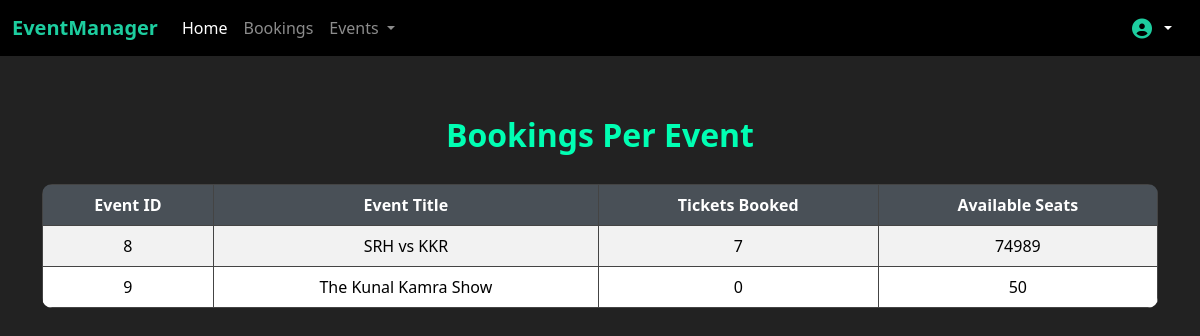
Page /admin/bookings.php on the committed database.
### tables this page shows
CREATE TABLE `events` (
  `id` int NOT NULL AUTO_INCREMENT,
  `title` varchar(150) NOT NULL,
  `description` text,
  `detail_desc` text,
  `date` date NOT NULL,
  `duration` int DEFAULT NULL,
  `layout` enum('outdoor','indoor') DEFAULT NULL,
  `seating` enum('seated','standing') DEFAULT NULL,
  `kid_friendly` enum('yes','no') DEFAULT 'no',
  `pet_friendly` enum('yes','no') DEFAULT 'no',
  `venue` varchar(150) NOT NULL,
  `available_seats` int NOT NULL,
  `image` varchar(255) DEFAULT NULL,
  `price` decimal(10,2) NOT NULL DEFAULT '0.00',
  PRIMARY KEY (`id`)
);

### admin/bookings.php (the view, shortened to what this page needs)
<?php
require '../config/db.php';
$stmt = $conn->prepare("
  SELECT
    e.id AS event_id,
    e.title AS event_title,
    e.available_seats,
    COALESCE(SUM(b.tickets_booked), 0) AS total_booked
  FROM events e
  LEFT JOIN bookings b ON e.id = b.event_id
  GROUP BY e.id, e.title, e.available_seats
  ORDER BY e.id
");
$stmt->execute();
$result = $stmt->get_result();
?>
<!DOCTYPE html>
<html lang="en">
<head>
  <link href="https://cdn.jsdelivr.net/npm/bootstrap@5.3.2/dist/css/bootstrap.min.css" rel="stylesheet">
  <link rel="stylesheet" href="https://cdnjs.cloudflare.com/ajax/libs/font-awesome/6.5.0/css/all.min.css">
  <link rel="stylesheet" href="../styles.css">
</head>
<body>
<nav class="navbar navbar-expand-lg navbar-dark bg-black">
    <div class="container-fluid">
      <a class="navbar-brand" href="#">EventManager</a>
      <div class="collapse navbar-collapse" id="navbarNavDropdown">
        <ul class="navbar-nav me-auto mb-2 mb-lg-0">
          <li class="nav-item">
            <a class="nav-link active" aria-current="page" href="/admin/dashboard.php">Home</a>
          </li>
          <li class="nav-item">
            <a class="nav-link" href="bookings.php">Bookings</a>
          </li>
          <li class="nav-item dropdown" data-bs-theme="dark">
            <a class="nav-link dropdown-toggle" href="#" role="button" data-bs-toggle="dropdown" aria-expanded="false">
              Events
            </a>
          </li>
        </ul>
        <ul class="navbar-nav">
          <li class="nav-item dropdown" data-bs-theme="dark">
            <a class="nav-link dropdown-toggle d-flex align-items-center text-white px-3" href="#" id="profileDropdown"
              role="button" data-bs-toggle="dropdown" aria-expanded="false">
              <i class="fa-solid fa-user-circle me-2 fa-lg my-icon-theme"></i>
            </a>
          </li>
        </ul>
      </div>
    </div>
  </nav>
<div class="container">
  <h2>Bookings Per Event</h2>
  <div class="table-responsive">
    <table class="table table-bordered table-striped text-center">
      <thead>
        <tr>
          <th>Event ID</th>
          <th>Event Title</th>
          <th>Tickets Booked</th>
          <th>Available Seats</th>
        </tr>
      </thead>
      <tbody>
        <?php while ($row = $result->fetch_assoc()): ?>
        <tr>
          <td><?= htmlspecialchars($row['event_id']); ?></td>
          <td><?= htmlspecialchars($row['event_title']); ?></td>
          <td><?= $row['total_booked']; ?></td>
          <td><?= $row['available_seats']; ?></td>
        </tr>
        <?php endwhile; ?>
      </tbody>
    </table>
  </div>
</div>
</body>
</html>

### styles.css (style rules this page uses)
body { background-color: #222222; color: white; }
.navbar { background-color: #000000 !important; }
.navbar-brand { color: #1DCD9F !important; font-weight: bold; }
h2 { color: white; }
.my-icon-theme { color: #1DCD9F; }

### admin/bookings.php (style rules this page uses)
body { background-color: #222222; color: #fff; font-family: 'Segoe UI', sans-serif; }
.container { margin-top: 60px; }
.table { background-color: #1e1e1e; color: white; border-radius: 10px; overflow: hidden; }
.table thead { background-color: #2c2c2c; }
.table th, .table td { vertical-align: middle; }
.table-striped tbody tr:nth-of-type(odd) { background-color: #2a2a2a; }
.table-striped tbody tr:nth-of-type(even) { background-color: #1e1e1e; }
.table-bordered th, .table-bordered td { border: 1px solid #444; }
h2 { color: #00ffb3; font-weight: 600; text-align: center; margin-bottom: 30px; }
.table th { background-color: #495057; color: white; }

### rows in the picture
events: id "8", title "SRH vs KKR", total_booked "7", available_seats "74989"
events: id "9", title "The Kunal Kamra Show", total_booked "0", available_seats "50"
